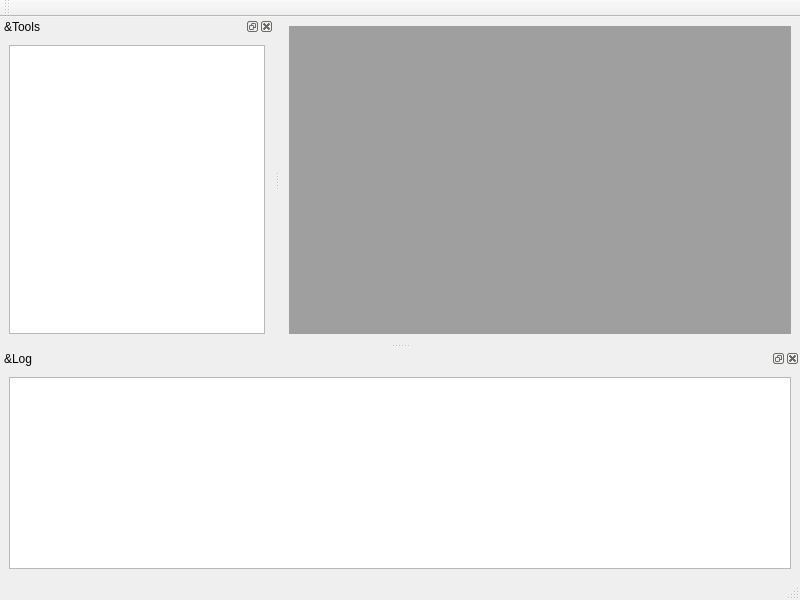
<?xml version="1.0" encoding="UTF-8"?>
<ui version="4.0">
 <class>MainWindow</class>
 <widget class="QMainWindow" name="MainWindow">
  <property name="geometry">
   <rect>
    <x>0</x>
    <y>0</y>
    <width>800</width>
    <height>600</height>
   </rect>
  </property>
  <property name="windowTitle">
   <string>MainWindow</string>
  </property>
  <widget class="QWidget" name="centralwidget">
   <layout class="QVBoxLayout" name="verticalLayout">
    <item>
     <widget class="QMdiArea" name="mdiArea"/>
    </item>
   </layout>
  </widget>
  <widget class="QMenuBar" name="menubar">
   <property name="geometry">
    <rect>
     <x>0</x>
     <y>0</y>
     <width>800</width>
     <height>30</height>
    </rect>
   </property>
  </widget>
  <widget class="QStatusBar" name="statusbar"/>
  <widget class="QDockWidget" name="dockTools">
   <property name="features">
    <set>QDockWidget::DockWidgetFeature::DockWidgetClosable|QDockWidget::DockWidgetFeature::DockWidgetFloatable|QDockWidget::DockWidgetFeature::DockWidgetMovable</set>
   </property>
   <property name="windowTitle">
    <string>&amp;Tools</string>
   </property>
   <attribute name="dockWidgetArea">
    <number>1</number>
   </attribute>
   <widget class="QWidget" name="dockWidgetContents">
    <layout class="QHBoxLayout" name="horizontalLayout_2">
     <item>
      <widget class="QTreeView" name="treeViewTools"/>
     </item>
    </layout>
   </widget>
  </widget>
  <widget class="QToolBar" name="toolBar">
   <property name="windowTitle">
    <string>toolBar</string>
   </property>
   <attribute name="toolBarArea">
    <enum>TopToolBarArea</enum>
   </attribute>
   <attribute name="toolBarBreak">
    <bool>false</bool>
   </attribute>
  </widget>
  <widget class="QDockWidget" name="dockLog">
   <property name="features">
    <set>QDockWidget::DockWidgetFeature::DockWidgetClosable|QDockWidget::DockWidgetFeature::DockWidgetFloatable|QDockWidget::DockWidgetFeature::DockWidgetMovable</set>
   </property>
   <property name="windowTitle">
    <string>&amp;Log</string>
   </property>
   <attribute name="dockWidgetArea">
    <number>8</number>
   </attribute>
   <widget class="QWidget" name="dockWidgetContents_2">
    <layout class="QHBoxLayout" name="horizontalLayout">
     <item>
      <widget class="QTextEdit" name="textLog"/>
     </item>
    </layout>
   </widget>
  </widget>
  <action name="actionTools">
   <property name="text">
    <string>Tools</string>
   </property>
  </action>
  <action name="actionLog">
   <property name="text">
    <string>Log</string>
   </property>
  </action>
 </widget>
 <resources/>
 <connections/>
</ui>
